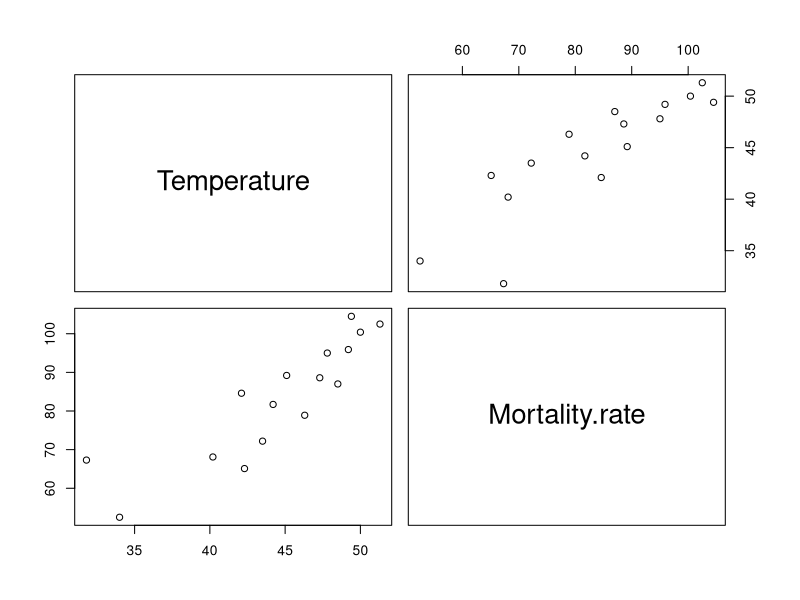
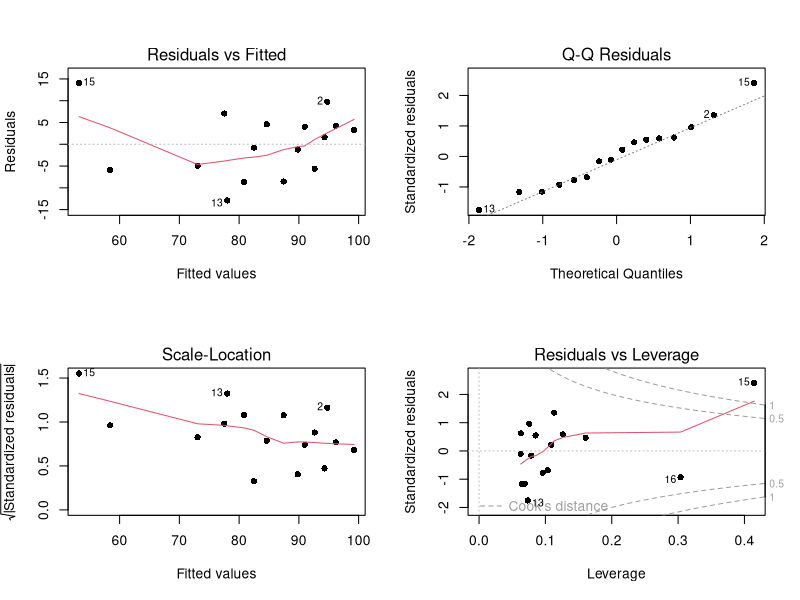

Here is the R script that generated these plots, in order:
## ---- chunk 1
Mortality.rate <- c(102.5,104.5,100.4,95.9,87.0,95.0,88.6,89.2,78.9,84.6,81.7,
                    72.2,65.1,68.1,67.3,52.5)
Temperature <- c(51.3,49.4,50.0,49.2,48.5,47.8,47.3,45.1,46.3,42.1,44.2,43.5,
                 42.3,40.2,31.8,34.0)
tempMortality <- data.frame(Temperature,Mortality.rate)
pairs(tempMortality)
cor(tempMortality)
## ---- chunk 2
morTemp.lm1 <- lm(Mortality.rate~Temperature, 
                data = tempMortality)
names(morTemp.lm1)
coef(morTemp.lm1)
## ---- chunk 3
summary(morTemp.lm1)
## ---- chunk 4
morTemp.lm0 = lm(Mortality.rate ~ 1, data=tempMortality)
summary(morTemp.lm0)
anova(morTemp.lm0,morTemp.lm1)
## ---- chunk 5
par(mfrow=c(2,2))
plot(morTemp.lm1,pch=16)
## ---- chunk 6
temp <- c(35,40,45,50)
names(temp)<- c(35,40,45,50) 
## ---- chunk 7
with(tempMortality,c(mean(Temperature),mean(Mortality.rate)))
## ---- chunk 8
predict(morTemp.lm1,data.frame(Temperature = temp,
                 Mortality.rate = 83.34375),interval="confidence")
## ---- chunk 9
predict(morTemp.lm1,data.frame(Temperature = temp,
                 Mortality.rate = 83.34375),interval="prediction")
